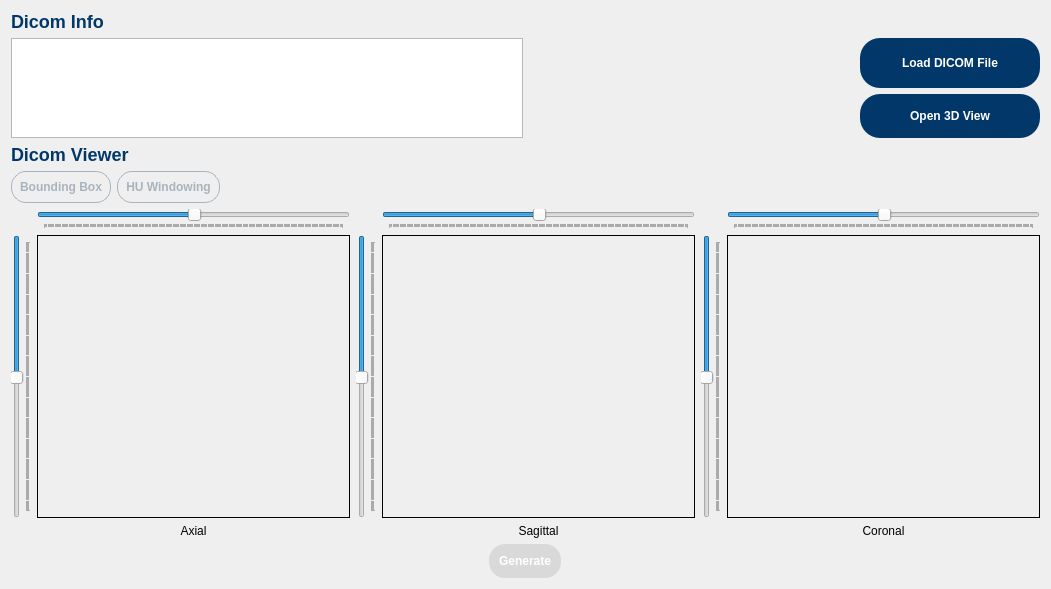
<?xml version="1.0" encoding="UTF-8"?>
<ui version="4.0">
 <class>Dialog</class>
 <widget class="QDialog" name="Dialog">
  <property name="windowModality">
   <enum>Qt::NonModal</enum>
  </property>
  <property name="geometry">
   <rect>
    <x>0</x>
    <y>0</y>
    <width>1051</width>
    <height>589</height>
   </rect>
  </property>
  <property name="minimumSize">
   <size>
    <width>995</width>
    <height>0</height>
   </size>
  </property>
  <property name="windowTitle">
   <string>Dialog</string>
  </property>
  <layout class="QGridLayout" name="gridLayout">
   <item row="3" column="0">
    <layout class="QHBoxLayout" name="colormap_hBox">
     <item>
      <widget class="QPushButton" name="boundingBox">
       <property name="sizePolicy">
        <sizepolicy hsizetype="Fixed" vsizetype="Fixed">
         <horstretch>0</horstretch>
         <verstretch>0</verstretch>
        </sizepolicy>
       </property>
       <property name="focusPolicy">
        <enum>Qt::NoFocus</enum>
       </property>
       <property name="styleSheet">
        <string notr="true">QPushButton{
    background-color: none;
 	border-style: solid;
	border-color: #A7B4BF;
    border-width: 1px;
	color: #A7B4BF;
	text-align: center;
	padding: 8px;
    font: bold 12px;
    min-width: 10em;
    border-radius: 15px;
}
QPushButton:checked {
    background-color: #B6C2CE;
 	border-style: solid;
	border-color: #A7B4BF;
    border-width: 1px;
	color: white;
	text-align: center;
	padding: 8px;
    font: bold 12px;
    min-width: 10em;
    border-radius: 15px;
}

</string>
       </property>
       <property name="text">
        <string>Bounding Box</string>
       </property>
      </widget>
     </item>
     <item>
      <widget class="QPushButton" name="windowing">
       <property name="sizePolicy">
        <sizepolicy hsizetype="Fixed" vsizetype="Fixed">
         <horstretch>0</horstretch>
         <verstretch>0</verstretch>
        </sizepolicy>
       </property>
       <property name="focusPolicy">
        <enum>Qt::NoFocus</enum>
       </property>
       <property name="styleSheet">
        <string notr="true">QPushButton{
    background-color: none;
 	border-style: solid;
	border-color: #A7B4BF;
    border-width: 1px;
	color: #A7B4BF;
	text-align: center;
	padding: 8px;
    font: bold 12px;
    min-width: 10em;
    border-radius: 15px;
}
QPushButton:checked {
    background-color: #B6C2CE;
 	border-style: solid;
	border-color: #A7B4BF;
    border-width: 1px;
	color: white;
	text-align: center;
	padding: 8px;
    font: bold 12px;
    min-width: 10em;
    border-radius: 15px;
}

</string>
       </property>
       <property name="text">
        <string>HU Windowing</string>
       </property>
      </widget>
     </item>
     <item>
      <widget class="QLabel" name="label_7">
       <property name="sizePolicy">
        <sizepolicy hsizetype="Preferred" vsizetype="Preferred">
         <horstretch>0</horstretch>
         <verstretch>0</verstretch>
        </sizepolicy>
       </property>
       <property name="minimumSize">
        <size>
         <width>1</width>
         <height>0</height>
        </size>
       </property>
       <property name="styleSheet">
        <string notr="true">QLabel{
	color: #013769;
    font: bold 18px;
}
</string>
       </property>
       <property name="text">
        <string/>
       </property>
      </widget>
     </item>
    </layout>
   </item>
   <item row="1" column="0">
    <layout class="QHBoxLayout" name="horizontalLayout_2">
     <item>
      <layout class="QVBoxLayout" name="verticalLayout_3">
       <item>
        <widget class="QListWidget" name="dcmList">
         <property name="sizePolicy">
          <sizepolicy hsizetype="Fixed" vsizetype="Fixed">
           <horstretch>0</horstretch>
           <verstretch>0</verstretch>
          </sizepolicy>
         </property>
         <property name="minimumSize">
          <size>
           <width>350</width>
           <height>100</height>
          </size>
         </property>
         <property name="maximumSize">
          <size>
           <width>800</width>
           <height>100</height>
          </size>
         </property>
        </widget>
       </item>
      </layout>
     </item>
     <item>
      <layout class="QVBoxLayout" name="verticalLayout_2">
       <item>
        <layout class="QHBoxLayout" name="colormap_hBox_5">
         <item>
          <layout class="QHBoxLayout" name="horizontalLayout_17">
           <item>
            <widget class="QLabel" name="label_8">
             <property name="sizePolicy">
              <sizepolicy hsizetype="Preferred" vsizetype="Preferred">
               <horstretch>0</horstretch>
               <verstretch>0</verstretch>
              </sizepolicy>
             </property>
             <property name="minimumSize">
              <size>
               <width>1</width>
               <height>0</height>
              </size>
             </property>
             <property name="styleSheet">
              <string notr="true">QLabel{
	color: #013769;
    font: bold 18px;
}
</string>
             </property>
             <property name="text">
              <string/>
             </property>
            </widget>
           </item>
          </layout>
         </item>
         <item>
          <layout class="QHBoxLayout" name="horizontalLayout_19">
           <item>
            <widget class="QLabel" name="label_9">
             <property name="sizePolicy">
              <sizepolicy hsizetype="Preferred" vsizetype="Preferred">
               <horstretch>0</horstretch>
               <verstretch>0</verstretch>
              </sizepolicy>
             </property>
             <property name="minimumSize">
              <size>
               <width>1</width>
               <height>0</height>
              </size>
             </property>
             <property name="styleSheet">
              <string notr="true">QLabel{
	color: #013769;
    font: bold 18px;
}
</string>
             </property>
             <property name="text">
              <string/>
             </property>
            </widget>
           </item>
          </layout>
         </item>
         <item>
          <widget class="QPushButton" name="dicomButton">
           <property name="sizePolicy">
            <sizepolicy hsizetype="Preferred" vsizetype="Preferred">
             <horstretch>0</horstretch>
             <verstretch>0</verstretch>
            </sizepolicy>
           </property>
           <property name="minimumSize">
            <size>
             <width>180</width>
             <height>0</height>
            </size>
           </property>
           <property name="cursor">
            <cursorShape>PointingHandCursor</cursorShape>
           </property>
           <property name="focusPolicy">
            <enum>Qt::NoFocus</enum>
           </property>
           <property name="styleSheet">
            <string notr="true">QPushButton{
    background-color: #013769;
    border: none;
	color: white;
	text-align: center;
	padding: 15px;
    font: bold 12px;
    min-width: 10em;
    border-radius: 20px;
}
</string>
           </property>
           <property name="text">
            <string>Load DICOM File</string>
           </property>
          </widget>
         </item>
        </layout>
       </item>
       <item>
        <layout class="QHBoxLayout" name="colormap_hBox_6">
         <item>
          <layout class="QHBoxLayout" name="horizontalLayout_18">
           <item>
            <widget class="QLabel" name="label_10">
             <property name="sizePolicy">
              <sizepolicy hsizetype="Preferred" vsizetype="Preferred">
               <horstretch>0</horstretch>
               <verstretch>0</verstretch>
              </sizepolicy>
             </property>
             <property name="minimumSize">
              <size>
               <width>1</width>
               <height>0</height>
              </size>
             </property>
             <property name="styleSheet">
              <string notr="true">QLabel{
	color: #013769;
    font: bold 18px;
}
</string>
             </property>
             <property name="text">
              <string/>
             </property>
            </widget>
           </item>
          </layout>
         </item>
         <item>
          <layout class="QHBoxLayout" name="horizontalLayout_20">
           <item>
            <widget class="QLabel" name="label_11">
             <property name="sizePolicy">
              <sizepolicy hsizetype="Preferred" vsizetype="Preferred">
               <horstretch>0</horstretch>
               <verstretch>0</verstretch>
              </sizepolicy>
             </property>
             <property name="minimumSize">
              <size>
               <width>1</width>
               <height>0</height>
              </size>
             </property>
             <property name="styleSheet">
              <string notr="true">QLabel{
	color: #013769;
    font: bold 18px;
}
</string>
             </property>
             <property name="text">
              <string/>
             </property>
            </widget>
           </item>
          </layout>
         </item>
         <item>
          <widget class="QPushButton" name="volButton">
           <property name="sizePolicy">
            <sizepolicy hsizetype="Preferred" vsizetype="Fixed">
             <horstretch>0</horstretch>
             <verstretch>0</verstretch>
            </sizepolicy>
           </property>
           <property name="minimumSize">
            <size>
             <width>180</width>
             <height>0</height>
            </size>
           </property>
           <property name="cursor">
            <cursorShape>PointingHandCursor</cursorShape>
           </property>
           <property name="focusPolicy">
            <enum>Qt::NoFocus</enum>
           </property>
           <property name="styleSheet">
            <string notr="true">QPushButton{
    background-color: #013769;
    border: none;
	color: white;
	text-align: center;
	padding: 15px;
    font: bold 12px;
    min-width: 10em;
    border-radius: 20px;
}
</string>
           </property>
           <property name="text">
            <string>Open 3D View</string>
           </property>
          </widget>
         </item>
        </layout>
       </item>
      </layout>
     </item>
    </layout>
   </item>
   <item row="4" column="0">
    <layout class="QHBoxLayout" name="horizontalLayout_5">
     <item>
      <layout class="QGridLayout" name="axialGrid">
       <item row="1" column="1">
        <layout class="QVBoxLayout" name="axial_vBox">
         <property name="spacing">
          <number>-1</number>
         </property>
         <item>
          <layout class="QHBoxLayout" name="axial_hBox">
           <item>
            <widget class="QPaintLabel3" name="imgLabel_1">
             <property name="sizePolicy">
              <sizepolicy hsizetype="Expanding" vsizetype="Expanding">
               <horstretch>0</horstretch>
               <verstretch>0</verstretch>
              </sizepolicy>
             </property>
             <property name="minimumSize">
              <size>
               <width>1</width>
               <height>1</height>
              </size>
             </property>
             <property name="cursor">
              <cursorShape>CrossCursor</cursorShape>
             </property>
             <property name="frameShape">
              <enum>QFrame::Panel</enum>
             </property>
             <property name="frameShadow">
              <enum>QFrame::Plain</enum>
             </property>
             <property name="text">
              <string/>
             </property>
             <property name="alignment">
              <set>Qt::AlignCenter</set>
             </property>
            </widget>
           </item>
          </layout>
         </item>
        </layout>
       </item>
       <item row="1" column="0">
        <widget class="QSlider" name="axial_vSlider">
         <property name="enabled">
          <bool>true</bool>
         </property>
         <property name="sizePolicy">
          <sizepolicy hsizetype="Fixed" vsizetype="Preferred">
           <horstretch>0</horstretch>
           <verstretch>0</verstretch>
          </sizepolicy>
         </property>
         <property name="minimumSize">
          <size>
           <width>0</width>
           <height>1</height>
          </size>
         </property>
         <property name="cursor">
          <cursorShape>SplitVCursor</cursorShape>
         </property>
         <property name="focusPolicy">
          <enum>Qt::NoFocus</enum>
         </property>
         <property name="layoutDirection">
          <enum>Qt::LeftToRight</enum>
         </property>
         <property name="maximum">
          <number>255</number>
         </property>
         <property name="pageStep">
          <number>9</number>
         </property>
         <property name="value">
          <number>128</number>
         </property>
         <property name="sliderPosition">
          <number>128</number>
         </property>
         <property name="tracking">
          <bool>true</bool>
         </property>
         <property name="orientation">
          <enum>Qt::Vertical</enum>
         </property>
         <property name="invertedAppearance">
          <bool>true</bool>
         </property>
         <property name="invertedControls">
          <bool>false</bool>
         </property>
         <property name="tickPosition">
          <enum>QSlider::TicksBelow</enum>
         </property>
         <property name="tickInterval">
          <number>1</number>
         </property>
        </widget>
       </item>
       <item row="0" column="1">
        <widget class="QSlider" name="axial_hSlider">
         <property name="sizePolicy">
          <sizepolicy hsizetype="Expanding" vsizetype="Fixed">
           <horstretch>0</horstretch>
           <verstretch>0</verstretch>
          </sizepolicy>
         </property>
         <property name="minimumSize">
          <size>
           <width>1</width>
           <height>0</height>
          </size>
         </property>
         <property name="cursor">
          <cursorShape>SplitHCursor</cursorShape>
         </property>
         <property name="focusPolicy">
          <enum>Qt::NoFocus</enum>
         </property>
         <property name="styleSheet">
          <string notr="true"/>
         </property>
         <property name="maximum">
          <number>255</number>
         </property>
         <property name="value">
          <number>128</number>
         </property>
         <property name="tracking">
          <bool>true</bool>
         </property>
         <property name="orientation">
          <enum>Qt::Horizontal</enum>
         </property>
         <property name="invertedAppearance">
          <bool>false</bool>
         </property>
         <property name="tickPosition">
          <enum>QSlider::TicksBelow</enum>
         </property>
         <property name="tickInterval">
          <number>1</number>
         </property>
        </widget>
       </item>
       <item row="2" column="1">
        <widget class="QLabel" name="label">
         <property name="sizePolicy">
          <sizepolicy hsizetype="Expanding" vsizetype="Preferred">
           <horstretch>0</horstretch>
           <verstretch>0</verstretch>
          </sizepolicy>
         </property>
         <property name="text">
          <string>Axial</string>
         </property>
         <property name="alignment">
          <set>Qt::AlignCenter</set>
         </property>
        </widget>
       </item>
      </layout>
     </item>
     <item>
      <layout class="QGridLayout" name="saggitalGrid">
       <item row="1" column="0">
        <widget class="QSlider" name="sagittal_vSlider">
         <property name="enabled">
          <bool>true</bool>
         </property>
         <property name="sizePolicy">
          <sizepolicy hsizetype="Fixed" vsizetype="Preferred">
           <horstretch>0</horstretch>
           <verstretch>0</verstretch>
          </sizepolicy>
         </property>
         <property name="minimumSize">
          <size>
           <width>0</width>
           <height>1</height>
          </size>
         </property>
         <property name="cursor">
          <cursorShape>SplitVCursor</cursorShape>
         </property>
         <property name="focusPolicy">
          <enum>Qt::NoFocus</enum>
         </property>
         <property name="layoutDirection">
          <enum>Qt::LeftToRight</enum>
         </property>
         <property name="maximum">
          <number>255</number>
         </property>
         <property name="pageStep">
          <number>9</number>
         </property>
         <property name="value">
          <number>128</number>
         </property>
         <property name="sliderPosition">
          <number>128</number>
         </property>
         <property name="tracking">
          <bool>true</bool>
         </property>
         <property name="orientation">
          <enum>Qt::Vertical</enum>
         </property>
         <property name="invertedAppearance">
          <bool>true</bool>
         </property>
         <property name="invertedControls">
          <bool>false</bool>
         </property>
         <property name="tickPosition">
          <enum>QSlider::TicksBelow</enum>
         </property>
         <property name="tickInterval">
          <number>1</number>
         </property>
        </widget>
       </item>
       <item row="1" column="1">
        <layout class="QVBoxLayout" name="saggital_vBox">
         <item>
          <layout class="QHBoxLayout" name="saggital_hBox">
           <item>
            <widget class="QPaintLabel3" name="imgLabel_2">
             <property name="sizePolicy">
              <sizepolicy hsizetype="Expanding" vsizetype="Expanding">
               <horstretch>0</horstretch>
               <verstretch>0</verstretch>
              </sizepolicy>
             </property>
             <property name="minimumSize">
              <size>
               <width>1</width>
               <height>1</height>
              </size>
             </property>
             <property name="cursor">
              <cursorShape>CrossCursor</cursorShape>
             </property>
             <property name="frameShape">
              <enum>QFrame::Panel</enum>
             </property>
             <property name="frameShadow">
              <enum>QFrame::Plain</enum>
             </property>
             <property name="text">
              <string/>
             </property>
            </widget>
           </item>
          </layout>
         </item>
        </layout>
       </item>
       <item row="2" column="1">
        <widget class="QLabel" name="label_2">
         <property name="sizePolicy">
          <sizepolicy hsizetype="Expanding" vsizetype="Preferred">
           <horstretch>0</horstretch>
           <verstretch>0</verstretch>
          </sizepolicy>
         </property>
         <property name="text">
          <string>Sagittal</string>
         </property>
         <property name="alignment">
          <set>Qt::AlignCenter</set>
         </property>
        </widget>
       </item>
       <item row="0" column="1">
        <widget class="QSlider" name="sagittal_hSlider">
         <property name="sizePolicy">
          <sizepolicy hsizetype="Expanding" vsizetype="Fixed">
           <horstretch>0</horstretch>
           <verstretch>0</verstretch>
          </sizepolicy>
         </property>
         <property name="minimumSize">
          <size>
           <width>1</width>
           <height>0</height>
          </size>
         </property>
         <property name="cursor">
          <cursorShape>SplitHCursor</cursorShape>
         </property>
         <property name="focusPolicy">
          <enum>Qt::NoFocus</enum>
         </property>
         <property name="styleSheet">
          <string notr="true"/>
         </property>
         <property name="maximum">
          <number>255</number>
         </property>
         <property name="value">
          <number>128</number>
         </property>
         <property name="tracking">
          <bool>true</bool>
         </property>
         <property name="orientation">
          <enum>Qt::Horizontal</enum>
         </property>
         <property name="invertedAppearance">
          <bool>false</bool>
         </property>
         <property name="tickPosition">
          <enum>QSlider::TicksBelow</enum>
         </property>
         <property name="tickInterval">
          <number>1</number>
         </property>
        </widget>
       </item>
      </layout>
     </item>
     <item>
      <layout class="QGridLayout" name="coronalGrid">
       <item row="0" column="1">
        <widget class="QSlider" name="coronal_hSlider">
         <property name="sizePolicy">
          <sizepolicy hsizetype="Expanding" vsizetype="Fixed">
           <horstretch>0</horstretch>
           <verstretch>0</verstretch>
          </sizepolicy>
         </property>
         <property name="minimumSize">
          <size>
           <width>1</width>
           <height>0</height>
          </size>
         </property>
         <property name="cursor">
          <cursorShape>SplitHCursor</cursorShape>
         </property>
         <property name="focusPolicy">
          <enum>Qt::NoFocus</enum>
         </property>
         <property name="styleSheet">
          <string notr="true"/>
         </property>
         <property name="maximum">
          <number>255</number>
         </property>
         <property name="value">
          <number>128</number>
         </property>
         <property name="tracking">
          <bool>true</bool>
         </property>
         <property name="orientation">
          <enum>Qt::Horizontal</enum>
         </property>
         <property name="invertedAppearance">
          <bool>false</bool>
         </property>
         <property name="tickPosition">
          <enum>QSlider::TicksBelow</enum>
         </property>
         <property name="tickInterval">
          <number>1</number>
         </property>
        </widget>
       </item>
       <item row="1" column="0">
        <widget class="QSlider" name="coronal_vSlider">
         <property name="enabled">
          <bool>true</bool>
         </property>
         <property name="sizePolicy">
          <sizepolicy hsizetype="Fixed" vsizetype="Preferred">
           <horstretch>0</horstretch>
           <verstretch>0</verstretch>
          </sizepolicy>
         </property>
         <property name="minimumSize">
          <size>
           <width>0</width>
           <height>1</height>
          </size>
         </property>
         <property name="cursor">
          <cursorShape>SplitVCursor</cursorShape>
         </property>
         <property name="focusPolicy">
          <enum>Qt::NoFocus</enum>
         </property>
         <property name="layoutDirection">
          <enum>Qt::LeftToRight</enum>
         </property>
         <property name="maximum">
          <number>255</number>
         </property>
         <property name="pageStep">
          <number>9</number>
         </property>
         <property name="value">
          <number>128</number>
         </property>
         <property name="sliderPosition">
          <number>128</number>
         </property>
         <property name="tracking">
          <bool>true</bool>
         </property>
         <property name="orientation">
          <enum>Qt::Vertical</enum>
         </property>
         <property name="invertedAppearance">
          <bool>true</bool>
         </property>
         <property name="invertedControls">
          <bool>false</bool>
         </property>
         <property name="tickPosition">
          <enum>QSlider::TicksBelow</enum>
         </property>
         <property name="tickInterval">
          <number>1</number>
         </property>
        </widget>
       </item>
       <item row="2" column="1">
        <widget class="QLabel" name="label_3">
         <property name="sizePolicy">
          <sizepolicy hsizetype="Expanding" vsizetype="Preferred">
           <horstretch>0</horstretch>
           <verstretch>0</verstretch>
          </sizepolicy>
         </property>
         <property name="text">
          <string>Coronal</string>
         </property>
         <property name="alignment">
          <set>Qt::AlignCenter</set>
         </property>
        </widget>
       </item>
       <item row="1" column="1">
        <layout class="QVBoxLayout" name="coronal_vBox">
         <item>
          <layout class="QHBoxLayout" name="coronal_hBox">
           <item>
            <widget class="QPaintLabel3" name="imgLabel_3">
             <property name="sizePolicy">
              <sizepolicy hsizetype="Expanding" vsizetype="Expanding">
               <horstretch>0</horstretch>
               <verstretch>0</verstretch>
              </sizepolicy>
             </property>
             <property name="minimumSize">
              <size>
               <width>1</width>
               <height>1</height>
              </size>
             </property>
             <property name="cursor">
              <cursorShape>CrossCursor</cursorShape>
             </property>
             <property name="frameShape">
              <enum>QFrame::Panel</enum>
             </property>
             <property name="frameShadow">
              <enum>QFrame::Plain</enum>
             </property>
             <property name="text">
              <string/>
             </property>
            </widget>
           </item>
          </layout>
         </item>
        </layout>
       </item>
      </layout>
     </item>
    </layout>
   </item>
   <item row="2" column="0">
    <widget class="QLabel" name="DicomViewer">
     <property name="sizePolicy">
      <sizepolicy hsizetype="Preferred" vsizetype="Preferred">
       <horstretch>0</horstretch>
       <verstretch>0</verstretch>
      </sizepolicy>
     </property>
     <property name="minimumSize">
      <size>
       <width>1</width>
       <height>0</height>
      </size>
     </property>
     <property name="styleSheet">
      <string notr="true">QLabel{
	color: #013769;
    font: bold 18px;
}
</string>
     </property>
     <property name="text">
      <string>Dicom Viewer</string>
     </property>
    </widget>
   </item>
   <item row="5" column="0">
    <layout class="QHBoxLayout" name="colormap_hBox_4">
     <item>
      <layout class="QHBoxLayout" name="horizontalLayout_14"/>
     </item>
     <item>
      <widget class="QPushButton" name="generateMask">
       <property name="sizePolicy">
        <sizepolicy hsizetype="Fixed" vsizetype="Fixed">
         <horstretch>0</horstretch>
         <verstretch>0</verstretch>
        </sizepolicy>
       </property>
       <property name="focusPolicy">
        <enum>Qt::NoFocus</enum>
       </property>
       <property name="styleSheet">
        <string notr="true">QPushButton:checked{
    background-color: #013769;
    border: none;
	color: white;
	text-align: center;
	padding: 10px;
    font: bold 12px;
    min-width: 10em;
    border-radius: 16px;
}

QPushButton{
    background-color: #D9D9D9;
    border: none;
	color: white;
	text-align: center;
	padding: 10px;
    font: bold 12px;
    min-width: 10em;
    border-radius: 16px;
}</string>
       </property>
       <property name="text">
        <string>Generate</string>
       </property>
      </widget>
     </item>
     <item>
      <layout class="QHBoxLayout" name="horizontalLayout_12"/>
     </item>
    </layout>
   </item>
   <item row="0" column="0">
    <widget class="QLabel" name="label_6">
     <property name="sizePolicy">
      <sizepolicy hsizetype="Preferred" vsizetype="Preferred">
       <horstretch>0</horstretch>
       <verstretch>0</verstretch>
      </sizepolicy>
     </property>
     <property name="minimumSize">
      <size>
       <width>1</width>
       <height>0</height>
      </size>
     </property>
     <property name="styleSheet">
      <string notr="true">QLabel{
	color: #013769;
    font: bold 18px;
}
</string>
     </property>
     <property name="text">
      <string>Dicom Info</string>
     </property>
    </widget>
   </item>
  </layout>
 </widget>
 <customwidgets>
  <customwidget>
   <class>QPaintLabel3</class>
   <extends>QLabel</extends>
   <header>qpaintlabel3.h</header>
  </customwidget>
 </customwidgets>
 <resources/>
 <connections>
  <connection>
   <sender>axial_hSlider</sender>
   <signal>valueChanged(int)</signal>
   <receiver>coronal_hSlider</receiver>
   <slot>setValue(int)</slot>
   <hints>
    <hint type="sourcelabel">
     <x>273</x>
     <y>226</y>
    </hint>
    <hint type="destinationlabel">
     <x>908</x>
     <y>217</y>
    </hint>
   </hints>
  </connection>
  <connection>
   <sender>coronal_hSlider</sender>
   <signal>valueChanged(int)</signal>
   <receiver>axial_hSlider</receiver>
   <slot>setValue(int)</slot>
   <hints>
    <hint type="sourcelabel">
     <x>908</x>
     <y>217</y>
    </hint>
    <hint type="destinationlabel">
     <x>234</x>
     <y>212</y>
    </hint>
   </hints>
  </connection>
  <connection>
   <sender>axial_vSlider</sender>
   <signal>valueChanged(int)</signal>
   <receiver>sagittal_hSlider</receiver>
   <slot>setValue(int)</slot>
   <hints>
    <hint type="sourcelabel">
     <x>28</x>
     <y>344</y>
    </hint>
    <hint type="destinationlabel">
     <x>479</x>
     <y>215</y>
    </hint>
   </hints>
  </connection>
  <connection>
   <sender>sagittal_hSlider</sender>
   <signal>valueChanged(int)</signal>
   <receiver>axial_vSlider</receiver>
   <slot>setValue(int)</slot>
   <hints>
    <hint type="sourcelabel">
     <x>488</x>
     <y>219</y>
    </hint>
    <hint type="destinationlabel">
     <x>20</x>
     <y>249</y>
    </hint>
   </hints>
  </connection>
  <connection>
   <sender>sagittal_vSlider</sender>
   <signal>valueChanged(int)</signal>
   <receiver>coronal_vSlider</receiver>
   <slot>setValue(int)</slot>
   <hints>
    <hint type="sourcelabel">
     <x>388</x>
     <y>364</y>
    </hint>
    <hint type="destinationlabel">
     <x>762</x>
     <y>368</y>
    </hint>
   </hints>
  </connection>
  <connection>
   <sender>coronal_vSlider</sender>
   <signal>valueChanged(int)</signal>
   <receiver>sagittal_vSlider</receiver>
   <slot>setValue(int)</slot>
   <hints>
    <hint type="sourcelabel">
     <x>762</x>
     <y>294</y>
    </hint>
    <hint type="destinationlabel">
     <x>388</x>
     <y>307</y>
    </hint>
   </hints>
  </connection>
 </connections>
</ui>
